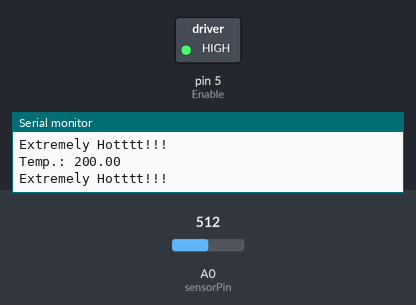
A sketch run on a simulated Arduino Uno, built with avr-gcc and run on an emulated ATmega328P. Parts: switched loads named in the sketch (green lamp = pin HIGH), the last lines printed to the serial monitor. The inputs (shaded band) are chosen by the test bench; at power-on: A0 (sensorPin) = 512.

Above: at 2.9 s.
3.0 s: A0 (sensorPin) set to 182
5.8 s: A0 (sensorPin) set to 167
At 6.7 s:
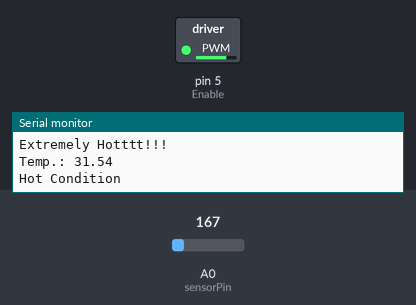
8.6 s: A0 (sensorPin) set to 122
At 11.2 s:
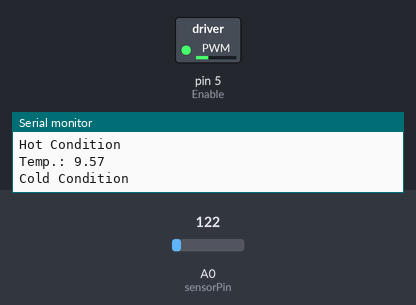
12.0 s: A0 (sensorPin) set to 306
At 14.0 s:
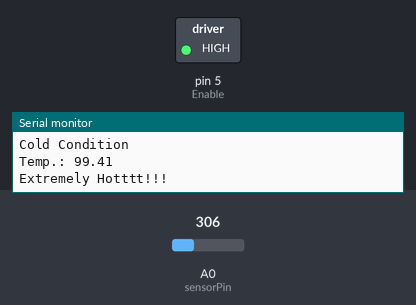
14.8 s: A0 (sensorPin) set to 25
At 17.2 s:
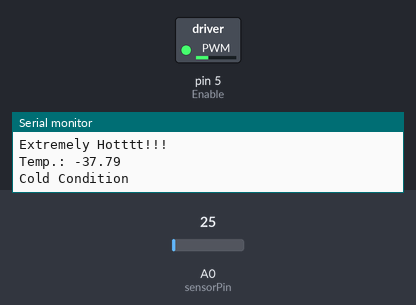
18.3 s: A0 (sensorPin) set to 511
At 20.1 s:
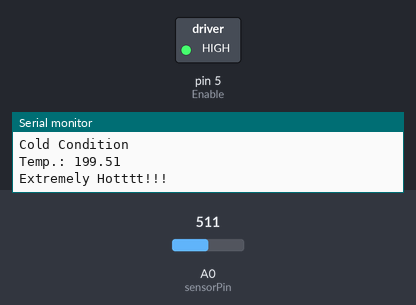
Timing chart, 0 to 21.6 s (numbered marks = the images above; inputs shaded):
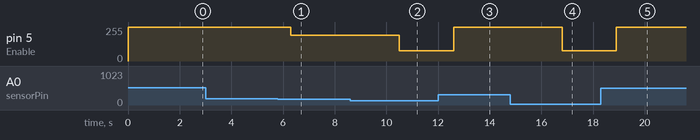

The sketch:

sourcecode.ino
```cpp
int Motor_Pin1 = 4;  // pin 2 on L293D
int Motor_Pin2 = 3;  // pin 7 on L293D
int Enable = 5;      // pin 1 on L293D (it is conected to PWM pin of arduino.)

int sensorPin = A0;  //Data pin of LM35 temoperature sensor
float temp, tempF;

void setup() {

Serial.begin(9600);
}
void loop() {
  //in degree Celsius
   temp = get_temperature(sensorPin);
//tempF = celsius_to_fahrenheit(tempC);

 Serial.print("Temp.: ");
 Serial.println(temp);      // Writing the temperture to serial monitor

  if(temp <25 ) {                 // If the temperature less than 25
    analogWrite(Enable,77);        // 30% PWM duty cycle
    Serial.println("Cold Condition\n");
    delay(100);
  }
  else if(temp>=25 & temp<30) {      // If the temperature is between 25 & 30
    analogWrite(Enable, 128);         // 50% of maximum duty cycle value (255).
    Serial.println("Normal Room temperature ");
    delay(100);
  }
  else if(temp>=30 & temp<35) {      // If the temperature is between 30 & 35
    analogWrite(Enable, 192);        // 75% of maximum duty cycle value (255).
    Serial.println("Hot Condition ");
    delay(100);
  }
  else if(temp>=35) {                // If the temperature is above 35
    analogWrite(Enable, 255);        // 100% duty cycle
    Serial.println("\nExtremely Hotttt!!!");
    delay(100);
  }

direc(0,1); //controling motor direction

  delay(2000); // 2 seconds delay
}


float get_temperature(int pin) {
// We need to tell the function which pin the sensor is hooked up to. We're using
// the variable pin for that above
// Read the value on that pin
float temperature = analogRead(pin);
// Calculate the temperature based on the reading and send that value back
float voltage = temperature * 5.0;
voltage = voltage / 1024.0;
return ((voltage - 0.5) * 100);
}

float celsius_to_fahrenheit(int temp) {
return (temp * 9 / 5) + 32;
}

void direc(int x,int y)
{
  digitalWrite(Motor_Pin1, x);
  digitalWrite(Motor_Pin2, y);

}
```

Measured:
- the behaviour switches between 175 and 174 on A0 (sensorPin) (found by bisection; images 0 and 1)
- after the input at 5.8 s, pin 5 (Enable): 255/255 → 192/255 after 0.50 s
- after the input at 8.6 s, pin 5 (Enable): 192/255 → 77/255 after 1.9 s
- after the input at 12.0 s, pin 5 (Enable): 77/255 → 255/255 after 0.61 s
- after the input at 14.8 s, pin 5 (Enable): 255/255 → 77/255 after 2.0 s
- after the input at 18.3 s, pin 5 (Enable): 77/255 → 255/255 after 0.61 s
